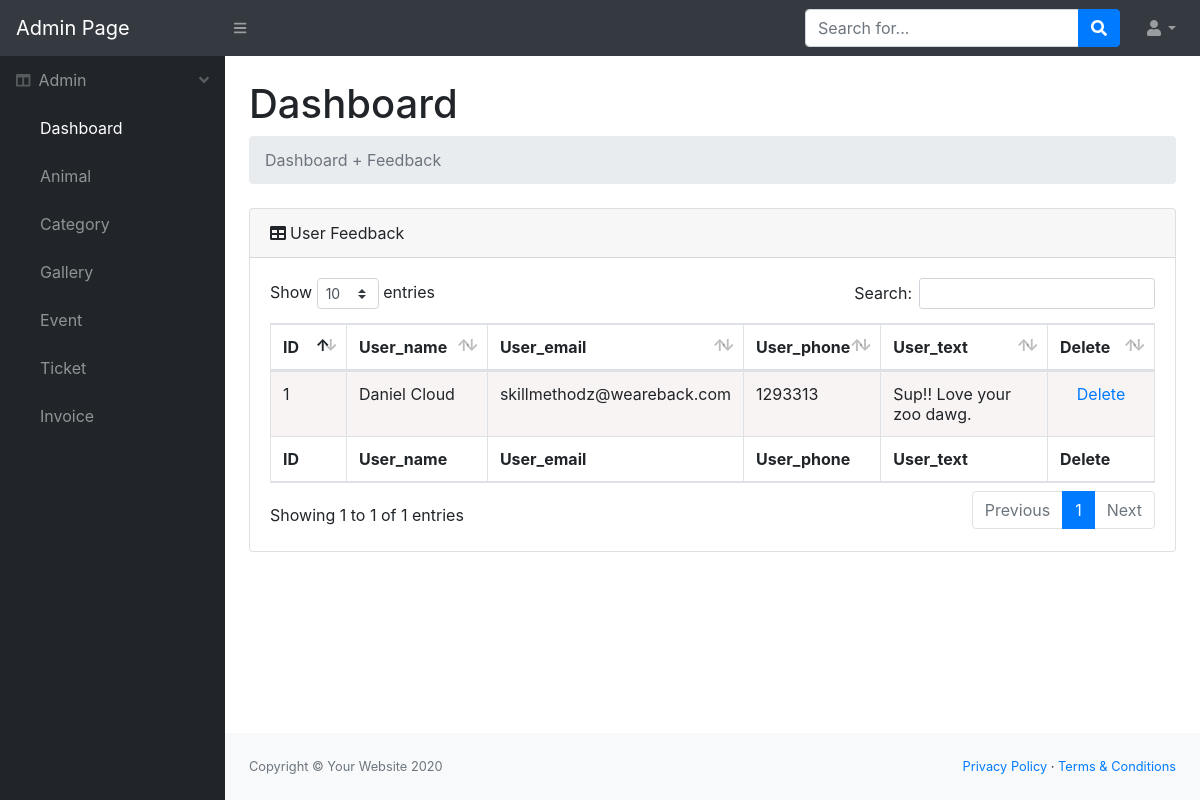
Page /admin/index.php (signed in) on the committed database.
### tables this page shows
CREATE TABLE `db_feedback` (
  `id` int(11) NOT NULL,
  `user_name` varchar(250) NOT NULL,
  `user_email` varchar(250) NOT NULL,
  `user_phone` int(11) NOT NULL,
  `user_text` text NOT NULL
);

### admin/admin_feedback.php (the view, shortened to what this page needs)
<?php
require_once 'connect.php';
$result = mysqli_query($con,'select * from db_feedback');
 ?>
<h1 class="mt-4">Dashboard</h1>
 <ol class="breadcrumb mb-4">
<li class="breadcrumb-item active">Dashboard + Feedback</li>
</ol>
  <div class="card mb-4">
<div class="card-header">
<i class="fas fa-table mr-1"></i>User Feedback
</div>
<div class="card-body">
            <div class="table-responsive">
            <div id="dataTable_wrapper" class="dataTables_wrapper dt-bootstrap4">
<div class="row">
    <div class="col-sm-12">
<table class="table table-bordered dataTable" id="dataTable" role="grid" aria-describedby="dataTable_info" style="width: 100%;" width="100%" cellspacing="0">
<thead>
<tr role="row">
    <th class="sorting_asc" tabindex="0" aria-controls="dataTable" rowspan="1" colspan="1" style="width: 100.467px;" aria-sort="ascending" aria-label="Name: activate to sort column descending">ID</th>
    <th class="sorting" tabindex="0" aria-controls="dataTable" rowspan="1" colspan="1" style="width: 137.733px;" aria-label="Position: activate to sort column ascending">User_name</th>
    <th class="sorting" tabindex="0" aria-controls="dataTable" rowspan="1" colspan="1" style="width: 153.9px;" aria-label="Office: activate to sort column ascending">User_email</th>
    <th class="sorting" tabindex="0" aria-controls="dataTable" rowspan="1" colspan="1" style="width: 70.2833px;" aria-label="Age: activate to sort column ascending">User_phone</th>
    <th class="sorting" tabindex="0" aria-controls="dataTable" rowspan="1" colspan="1" style="width: 329.55px;" aria-label="Start date: activate to sort column ascending">User_text</th>
    <th class="sorting" tabindex="0" aria-controls="dataTable" rowspan="1" colspan="1" style="width: 119.067px;" aria-label="Salary: activate to sort column ascending">Delete</th>
</tr>
</thead>
<tfoot>
<tr><th rowspan="1" colspan="1">ID</th>
    <th rowspan="1" colspan="1">User_name</th>
    <th rowspan="1" colspan="1">User_email</th>
    <th rowspan="1" colspan="1">User_phone</th>
    <th rowspan="1" colspan="1">User_text</th>
    <th rowspan="1" colspan="1">Delete</th>
</tr>
</tfoot>
    <tbody>
<?php
$odd = 'odd';
$even = 'even';
while ($feedback = mysqli_fetch_array($result)) {
    $i = 0;
    $even_odd = ($i/2==0) ? $odd : $even;
    ?>
            <tr role="row" class="<?= $even_odd ?>">
                <td><?= $feedback['id'] ?></td>
                <td><?= $feedback['user_name'] ?></td>
                <td><?= $feedback['user_email'] ?></td>
                <td><?= $feedback['user_phone'] ?></td>
                <td><?= $feedback['user_text'] ?></td>
                 <td align="center">
                <a onclick="return confirm('Are you really want to delete it??')" href="index.php?id=<?= $feedback['id']?>&action=deleteFB">Delete</a>
                </td>
            </tr>
    <?php } ?>
</tbody>
</table>
</div>
</div>
    </div>
    </div>
    </div>
</div>

### admin/css/style1.css (style rules this page uses)
svg:not(:root).svg-inline--fa { overflow: visible }
.svg-inline--fa { display: inline-block; font-size: inherit; height: 1em; overflow: visible; vertical-align: -.125em }
.svg-inline--fa.fa-w-16 { width: 1em }

### admin/css/styleTable.css (style rules this page uses)
table.dataTable { clear: both; margin-top: 6px !important; margin-bottom: 6px !important; max-width: none !important; border-collapse: separate !important; border-spacing: 0 }
table.dataTable td, table.dataTable th { -webkit-box-sizing: content-box; box-sizing: content-box }
table.dataTable thead>tr>th.sorting_asc, table.dataTable thead>tr>th.sorting_desc, table.dataTable thead>tr>th.sorting, table.dataTable thead>tr>td.sorting_asc, table.dataTable thead>tr>td.sorting_desc, table.dataTable thead>tr>td.sorting { padding-right: 30px }
table.dataTable thead .sorting, table.dataTable thead .sorting_asc, table.dataTable thead .sorting_desc, table.dataTable thead .sorting_asc_disabled, table.dataTable thead .sorting_desc_disabled { cursor: pointer; position: relative }
table.dataTable thead .sorting:before, table.dataTable thead .sorting:after, table.dataTable thead .sorting_asc:before, table.dataTable thead .sorting_asc:after, table.dataTable thead .sorting_desc:before, table.dataTable thead .sorting_desc:after, table.dataTable thead .sorting_asc_disabled:before, table.dataTable thead .sorting_asc_disabled:after, table.dataTable thead .sorting_desc_disabled:before, table.dataTable thead .sorting_desc_disabled:after { position: absolute; bottom: 0.9em; display: block; opacity: 0.3 }
table.dataTable thead .sorting:before, table.dataTable thead .sorting_asc:before, table.dataTable thead .sorting_desc:before, table.dataTable thead .sorting_asc_disabled:before, table.dataTable thead .sorting_desc_disabled:before { right: 1em; content: "\2191" }
table.dataTable thead .sorting:after, table.dataTable thead .sorting_asc:after, table.dataTable thead .sorting_desc:after, table.dataTable thead .sorting_asc_disabled:after, table.dataTable thead .sorting_desc_disabled:after { right: 0.5em; content: "\2193" }
table.dataTable thead .sorting_asc:before, table.dataTable thead .sorting_desc:after { opacity: 1 }
table.table-bordered.dataTable th, table.table-bordered.dataTable td { border-left-width: 0 }
table.table-bordered.dataTable th:last-child, table.table-bordered.dataTable th:last-child, table.table-bordered.dataTable td:last-child, table.table-bordered.dataTable td:last-child { border-right-width: 0 }
table.table-bordered.dataTable tbody th, table.table-bordered.dataTable tbody td { border-bottom-width: 0 }
div.table-responsive>div.dataTables_wrapper>div.row { margin: 0 }
div.table-responsive>div.dataTables_wrapper>div.row>div[class^="col-"]:first-child { padding-left: 0 }
div.table-responsive>div.dataTables_wrapper>div.row>div[class^="col-"]:last-child { padding-right: 0 }

### admin/index.php (style rules this page uses)
.odd { background-color: rgba(199, 146, 146, 0.1) }

### rows in the picture
db_feedback: id "1", user_name "Daniel Cloud", user_email "skillmethodz@weareback.com", user_phone "1293313", user_text "Sup!! Love your zoo dawg."
